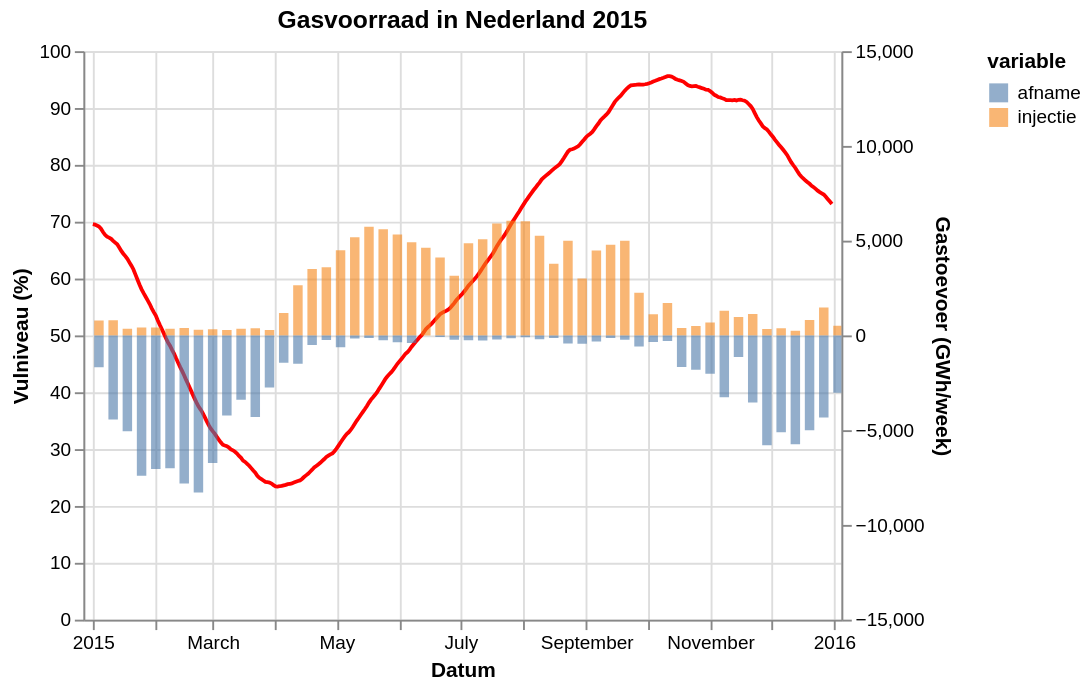

Vega-Lite specification for this chart:
### Vega-Lite specification from a JSON file in a GitHub repository (floating-point values rounded to 4 significant figures; data arrays with more than 128 entries replaced by an {"elided": "..."} marker saying what was removed)
{"config": {"view": {"continuousWidth": 400, "continuousHeight": 300}}, "layer": [{"data": {"name": "data-2aed173cf5b06a8abfb39aa93e326470"}, "mark": {"type": "line", "color": "red"}, "encoding": {"tooltip": [{"field": "gasDayStart", "type": "temporal"}, {"field": "full", "type": "quantitative"}], "x": {"axis": {"title": "Datum"}, "field": "gasDayStart", "type": "temporal"}, "y": {"axis": {"title": "Vulniveau (%)"}, "field": "full", "scale": {"domain": [0, 100], "padding": 0}, "type": "quantitative"}}, "selection": {"selector008": {"type": "interval", "bind": "scales", "encodings": ["x", "y"]}}}, {"data": {"name": "data-e52d3d5fdd020a1164bb1583759dcacf"}, "mark": {"type": "bar", "binSpacing": 0, "opacity": 0.6}, "encoding": {"color": {"field": "variable", "type": "nominal"}, "tooltip": [{"field": "gasDayStart", "type": "temporal"}, {"field": "variable", "type": "nominal"}, {"field": "value", "type": "quantitative"}], "x": {"axis": {"title": "Datum"}, "field": "gasDayStart", "scale": {"domain": ["2015-01-01", "2015-12-31"]}, "type": "temporal"}, "y": {"axis": {"title": "Gastoevoer (GWh/week)"}, "field": "value", "scale": {"domain": [-15000, 15000], "padding": 0}, "stack": null, "type": "quantitative"}}}], "resolve": {"scale": {"y": "independent"}}, "title": "Gasvoorraad in Nederland 2015", "$schema": "https://vega.github.io/schema/vega-lite/v5.json", "datasets": {"data-2aed173cf5b06a8abfb39aa93e326470": {"elided": "365 records"}, "data-e52d3d5fdd020a1164bb1583759dcacf": [{"gasDayStart": "2015-01-04T00:00:00", "variable": "injectie", "value": 791.0}, {"gasDayStart": "2015-01-11T00:00:00", "variable": "injectie", "value": 800.0}, {"gasDayStart": "2015-01-18T00:00:00", "variable": "injectie", "value": 356.0}, {"gasDayStart": "2015-01-25T00:00:00", "variable": "injectie", "value": 415.0}, {"gasDayStart": "2015-02-01T00:00:00", "variable": "injectie", "value": 424.0}, {"gasDayStart": "2015-02-08T00:00:00", "variable": "injectie", "value": 349.0}, {"gasDayStart": "2015-02-15T00:00:00", "variable": "injectie", "value": 397.0}, {"gasDayStart": "2015-02-22T00:00:00", "variable": "injectie", "value": 296.0}, {"gasDayStart": "2015-03-01T00:00:00", "variable": "injectie", "value": 329.0}, {"gasDayStart": "2015-03-08T00:00:00", "variable": "injectie", "value": 280.0}, {"gasDayStart": "2015-03-15T00:00:00", "variable": "injectie", "value": 349.0}, {"gasDayStart": "2015-03-22T00:00:00", "variable": "injectie", "value": 373.0}, {"gasDayStart": "2015-03-29T00:00:00", "variable": "injectie", "value": 283.0}, {"gasDayStart": "2015-04-05T00:00:00", "variable": "injectie", "value": 1183.0}, {"gasDayStart": "2015-04-12T00:00:00", "variable": "injectie", "value": 2642.0}, {"gasDayStart": "2015-04-19T00:00:00", "variable": "injectie", "value": 3511.0}, {"gasDayStart": "2015-04-26T00:00:00", "variable": "injectie", "value": 3593.0}, {"gasDayStart": "2015-05-03T00:00:00", "variable": "injectie", "value": 4494.0}, {"gasDayStart": "2015-05-10T00:00:00", "variable": "injectie", "value": 5183.0}, {"gasDayStart": "2015-05-17T00:00:00", "variable": "injectie", "value": 5740.0}, {"gasDayStart": "2015-05-24T00:00:00", "variable": "injectie", "value": 5606.0}, {"gasDayStart": "2015-05-31T00:00:00", "variable": "injectie", "value": 5321.0}, {"gasDayStart": "2015-06-07T00:00:00", "variable": "injectie", "value": 4911.0}, {"gasDayStart": "2015-06-14T00:00:00", "variable": "injectie", "value": 4631.0}, {"gasDayStart": "2015-06-21T00:00:00", "variable": "injectie", "value": 4115.0}, {"gasDayStart": "2015-06-28T00:00:00", "variable": "injectie", "value": 3144.0}, {"gasDayStart": "2015-07-05T00:00:00", "variable": "injectie", "value": 4860.0}, {"gasDayStart": "2015-07-12T00:00:00", "variable": "injectie", "value": 5073.0}, {"gasDayStart": "2015-07-19T00:00:00", "variable": "injectie", "value": 5902.0}, {"gasDayStart": "2015-07-26T00:00:00", "variable": "injectie", "value": 6055.0}, {"gasDayStart": "2015-08-02T00:00:00", "variable": "injectie", "value": 6026.0}, {"gasDayStart": "2015-08-09T00:00:00", "variable": "injectie", "value": 5259.0}, {"gasDayStart": "2015-08-16T00:00:00", "variable": "injectie", "value": 3786.0}, {"gasDayStart": "2015-08-23T00:00:00", "variable": "injectie", "value": 4996.0}, {"gasDayStart": "2015-08-30T00:00:00", "variable": "injectie", "value": 3000.0}, {"gasDayStart": "2015-09-06T00:00:00", "variable": "injectie", "value": 4483.0}, {"gasDayStart": "2015-09-13T00:00:00", "variable": "injectie", "value": 4789.0}, {"gasDayStart": "2015-09-20T00:00:00", "variable": "injectie", "value": 4994.0}, {"gasDayStart": "2015-09-27T00:00:00", "variable": "injectie", "value": 2253.0}, {"gasDayStart": "2015-10-04T00:00:00", "variable": "injectie", "value": 1113.0}, {"gasDayStart": "2015-10-11T00:00:00", "variable": "injectie", "value": 1705.0}, {"gasDayStart": "2015-10-18T00:00:00", "variable": "injectie", "value": 389.0}, {"gasDayStart": "2015-10-25T00:00:00", "variable": "injectie", "value": 496.0}, {"gasDayStart": "2015-11-01T00:00:00", "variable": "injectie", "value": 680.0}, {"gasDayStart": "2015-11-08T00:00:00", "variable": "injectie", "value": 1295.0}, {"gasDayStart": "2015-11-15T00:00:00", "variable": "injectie", "value": 973.0}, {"gasDayStart": "2015-11-22T00:00:00", "variable": "injectie", "value": 1124.0}, {"gasDayStart": "2015-11-29T00:00:00", "variable": "injectie", "value": 335.0}, {"gasDayStart": "2015-12-06T00:00:00", "variable": "injectie", "value": 384.0}, {"gasDayStart": "2015-12-13T00:00:00", "variable": "injectie", "value": 246.0}, {"gasDayStart": "2015-12-20T00:00:00", "variable": "injectie", "value": 812.0}, {"gasDayStart": "2015-12-27T00:00:00", "variable": "injectie", "value": 1476.0}, {"gasDayStart": "2016-01-03T00:00:00", "variable": "injectie", "value": 506.0}, {"gasDayStart": "2015-01-04T00:00:00", "variable": "afname", "value": -1684.0}, {"gasDayStart": "2015-01-11T00:00:00", "variable": "afname", "value": -4442.0}, {"gasDayStart": "2015-01-18T00:00:00", "variable": "afname", "value": -5061.0}, {"gasDayStart": "2015-01-25T00:00:00", "variable": "afname", "value": -7412.0}, {"gasDayStart": "2015-02-01T00:00:00", "variable": "afname", "value": -7046.0}, {"gasDayStart": "2015-02-08T00:00:00", "variable": "afname", "value": -7004.0}, {"gasDayStart": "2015-02-15T00:00:00", "variable": "afname", "value": -7811.0}, {"gasDayStart": "2015-02-22T00:00:00", "variable": "afname", "value": -8286.0}, {"gasDayStart": "2015-03-01T00:00:00", "variable": "afname", "value": -6738.0}, {"gasDayStart": "2015-03-08T00:00:00", "variable": "afname", "value": -4230.0}, {"gasDayStart": "2015-03-15T00:00:00", "variable": "afname", "value": -3397.0}, {"gasDayStart": "2015-03-22T00:00:00", "variable": "afname", "value": -4303.0}, {"gasDayStart": "2015-03-29T00:00:00", "variable": "afname", "value": -2752.0}, {"gasDayStart": "2015-04-05T00:00:00", "variable": "afname", "value": -1437.0}, {"gasDayStart": "2015-04-12T00:00:00", "variable": "afname", "value": -1492.0}, {"gasDayStart": "2015-04-19T00:00:00", "variable": "afname", "value": -510.0}, {"gasDayStart": "2015-04-26T00:00:00", "variable": "afname", "value": -237.0}, {"gasDayStart": "2015-05-03T00:00:00", "variable": "afname", "value": -624.0}, {"gasDayStart": "2015-05-10T00:00:00", "variable": "afname", "value": -164.0}, {"gasDayStart": "2015-05-17T00:00:00", "variable": "afname", "value": -141.0}, {"gasDayStart": "2015-05-24T00:00:00", "variable": "afname", "value": -256.0}, {"gasDayStart": "2015-05-31T00:00:00", "variable": "afname", "value": -359.0}, {"gasDayStart": "2015-06-07T00:00:00", "variable": "afname", "value": -397.0}, {"gasDayStart": "2015-06-14T00:00:00", "variable": "afname", "value": 0.0}, {"gasDayStart": "2015-06-21T00:00:00", "variable": "afname", "value": -89.0}, {"gasDayStart": "2015-06-28T00:00:00", "variable": "afname", "value": -226.0}, {"gasDayStart": "2015-07-05T00:00:00", "variable": "afname", "value": -254.0}, {"gasDayStart": "2015-07-12T00:00:00", "variable": "afname", "value": -270.0}, {"gasDayStart": "2015-07-19T00:00:00", "variable": "afname", "value": -217.0}, {"gasDayStart": "2015-07-26T00:00:00", "variable": "afname", "value": -151.0}, {"gasDayStart": "2015-08-02T00:00:00", "variable": "afname", "value": -99.0}, {"gasDayStart": "2015-08-09T00:00:00", "variable": "afname", "value": -198.0}, {"gasDayStart": "2015-08-16T00:00:00", "variable": "afname", "value": -134.0}, {"gasDayStart": "2015-08-23T00:00:00", "variable": "afname", "value": -430.0}, {"gasDayStart": "2015-08-30T00:00:00", "variable": "afname", "value": -445.0}, {"gasDayStart": "2015-09-06T00:00:00", "variable": "afname", "value": -324.0}, {"gasDayStart": "2015-09-13T00:00:00", "variable": "afname", "value": -137.0}, {"gasDayStart": "2015-09-20T00:00:00", "variable": "afname", "value": -227.0}, {"gasDayStart": "2015-09-27T00:00:00", "variable": "afname", "value": -587.0}, {"gasDayStart": "2015-10-04T00:00:00", "variable": "afname", "value": -346.0}, {"gasDayStart": "2015-10-11T00:00:00", "variable": "afname", "value": -295.0}, {"gasDayStart": "2015-10-18T00:00:00", "variable": "afname", "value": -1670.0}, {"gasDayStart": "2015-10-25T00:00:00", "variable": "afname", "value": -1816.0}, {"gasDayStart": "2015-11-01T00:00:00", "variable": "afname", "value": -2022.0}, {"gasDayStart": "2015-11-08T00:00:00", "variable": "afname", "value": -3265.0}, {"gasDayStart": "2015-11-15T00:00:00", "variable": "afname", "value": -1138.0}, {"gasDayStart": "2015-11-22T00:00:00", "variable": "afname", "value": -3539.0}, {"gasDayStart": "2015-11-29T00:00:00", "variable": "afname", "value": -5796.0}, {"gasDayStart": "2015-12-06T00:00:00", "variable": "afname", "value": -5115.0}, {"gasDayStart": "2015-12-13T00:00:00", "variable": "afname", "value": -5744.0}, {"gasDayStart": "2015-12-20T00:00:00", "variable": "afname", "value": -5007.0}, {"gasDayStart": "2015-12-27T00:00:00", "variable": "afname", "value": -4329.0}, {"gasDayStart": "2016-01-03T00:00:00", "variable": "afname", "value": -3019.0}]}}
